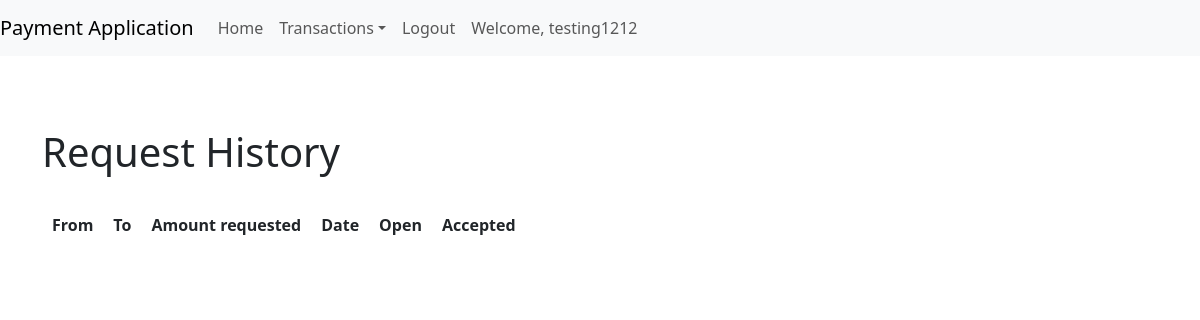
The app's page /transactions/TransactionRequests (signed in), older data.
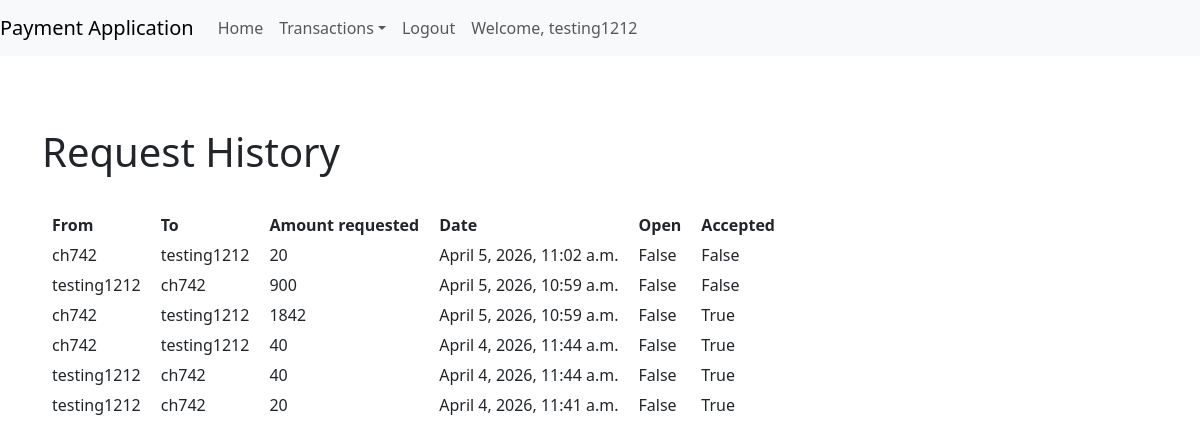
The same page, newer data.
### payapp/models.py (models this page shows, shortened)
class BalanceTransactionRequest(models.Model):
    from_username = models.CharField(max_length=150)
    to_username = models.CharField(max_length=150)
    amount = models.IntegerField()
    created_at = models.DateTimeField(auto_now_add=True)
    open = models.BooleanField(default=True)
    accepted = models.BooleanField(default=False)

### payapp/views.py (the view, shortened to what this page needs)
# urls.py: path("TransactionRequests", views.view_transaction_requests, name="transaction requests"),
@csrf_protect
def view_transaction_requests(request, ignore_post=False):
    open_requests = []
    all_requests = []
    balance = 0
    if request.user.is_authenticated:
        username = request.user.username
        open_requests = get_open_requests(username)
        set_a = models.BalanceTransactionRequest.objects.filter(to_username=username)
        set_b = models.BalanceTransactionRequest.objects.filter(from_username=username)
        all_requests = (set_a | set_b).order_by("-created_at").values()
        balance = models.Balance.objects.get(name__username=username).balance
    return render(request, "payapp/TransactionRequests.html", context={"open_requests":open_requests, "all_requests":all_requests, "balance":balance})

### payapp/views.py (called while the page is built)
@csrf_exempt
def get_open_requests(username):
    transaction_requests = models.BalanceTransactionRequest.objects.filter(to_username=username) & \
                           models.BalanceTransactionRequest.objects.filter(open=True)
    return transaction_requests.values()

### templates/payapp/TransactionRequests.html (shortened to what this page needs)
{% extends 'webapps2026/base.html' %}
{% block content %}
    {% if user.is_authenticated %}
        <br>
        <h1>Request History</h1>
        <br>
        <table>
            <tr>
                <th>From</th>
                <th>To</th>
                <th>Amount requested</th>
                <th>Date</th>
                <th>Open</th>
                <th>Accepted</th>
            </tr>
            {% for req in all_requests %}
                <tr>
                    <td>{{ req.from_username }}</td>
                    <td>{{ req.to_username }}</td>
                    <td>{{ req.amount }}</td>
                    <td>{{ req.created_at }}</td>
                    <td>{{ req.open }}</td>
                    <td>{{ req.accepted }}</td>
                </tr>
            {% endfor %}
        </table>
    {% else %}
        <h1>You are not logged in!</h1>
        <p>To view your transactions, <a href="/templates/register/login.html">Login here</a></p>
    {% endif %}
{% endblock %}

### templates/webapps2026/base.html (shortened to what this page needs)
<!DOCTYPE html>
{% autoescape off %}
<html lang="en">
{% load crispy_forms_tags %}
<head>
    <link href="https://cdn.jsdelivr.net/npm/bootstrap@5.3.0-alpha1/dist/css/bootstrap.min.css" rel="stylesheet">
</head>
<body>
    <nav class="navbar navbar-expand-lg navbar-light bg-light">
        <a class="navbar-brand" href="#">Payment Application</a>
        <div class="collapse navbar-collapse" id="navbarText">
            <ul class="navbar-nav mr-auto">
                {% if user.is_authenticated %}
                    <li class="nav-item">
                        <a class="nav-link" href="/home">Home</a>
                    </li>
                    <li class="nav-item dropdown">
                        <a class="nav-link dropdown-toggle" href="#" role="button" data-bs-toggle="dropdown">Transactions</a>
                    </li>
                    <li class="nav-item">
                        <a class="nav-link" href="/logout">Logout</a>
                    </li>
                    <li>
                        <a class="nav-link" href="#">Welcome, {{user.username}}</a>
                    </li>
                {% endif %}
            </ul>
        </div>
    </nav>
    <div class="container py-5">
	{% block content %}
	{% endblock %}
    </div>
</body>
</html>
{% endautoescape %}

### templates/webapps2026/base.html (style rules this page uses)
th,td { padding-left: 10px; padding-right:10px; padding-top:5px; }

Row changes from the older to the newer data that the page shows:
added BalanceTransactionRequest: from_username "ch742", to_username "testing1212", amount "20", created_at "April 5, 2026, 11:02 a.m.", open "False", accepted "False"
added BalanceTransactionRequest: from_username "testing1212", to_username "ch742", amount "900", created_at "April 5, 2026, 10:59 a.m.", open "False", accepted "False"
added BalanceTransactionRequest: from_username "ch742", to_username "testing1212", amount "1842", created_at "April 5, 2026, 10:59 a.m.", open "False", accepted "True"
added BalanceTransactionRequest: from_username "ch742", to_username "testing1212", amount "40", created_at "April 4, 2026, 11:44 a.m.", open "False", accepted "True"
added BalanceTransactionRequest: from_username "testing1212", to_username "ch742", amount "40", created_at "April 4, 2026, 11:44 a.m.", open "False", accepted "True"
added BalanceTransactionRequest: from_username "testing1212", to_username "ch742", amount "20", created_at "April 4, 2026, 11:41 a.m.", open "False", accepted "True"
